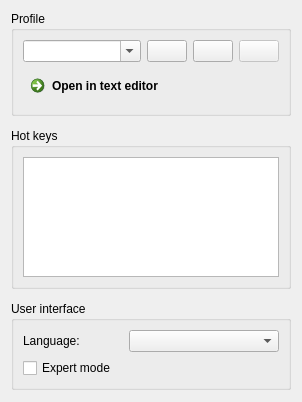
      <widget class="QWidget" name="tabProfiles">
       <property name="sizePolicy">
        <sizepolicy hsizetype="Fixed" vsizetype="Preferred">
         <horstretch>0</horstretch>
         <verstretch>0</verstretch>
        </sizepolicy>
       </property>
       <attribute name="title">
        <string>Profiles</string>
       </attribute>
       <layout class="QVBoxLayout" name="verticalLayout_6">
        <property name="spacing">
         <number>12</number>
        </property>
        <item>
         <widget class="QGroupBox" name="groupBox_Profiles">
          <property name="title">
           <string>Profile</string>
          </property>
          <layout class="QVBoxLayout" name="verticalLayout_5">
           <item>
            <layout class="QHBoxLayout" name="horizontalLayout_3">
             <item>
              <widget class="QComboBox" name="comboBox_Profiles">
               <property name="editable">
                <bool>true</bool>
               </property>
               <property name="insertPolicy">
                <enum>QComboBox::NoInsert</enum>
               </property>
              </widget>
             </item>
             <item>
              <widget class="QPushButton" name="pushButton_ProfileNew">
               <property name="enabled">
                <bool>true</bool>
               </property>
               <property name="sizePolicy">
                <sizepolicy hsizetype="Maximum" vsizetype="Fixed">
                 <horstretch>0</horstretch>
                 <verstretch>0</verstretch>
                </sizepolicy>
               </property>
               <property name="toolTip">
                <string>Add new profile</string>
               </property>
               <property name="text">
                <string/>
               </property>
               <property name="icon">
                <iconset resource="../res/LightpackResources.qrc">
                 <normaloff>:/icons/profile_new.png</normaloff>:/icons/profile_new.png</iconset>
               </property>
               <property name="iconSize">
                <size>
                 <width>16</width>
                 <height>16</height>
                </size>
               </property>
               <property name="checkable">
                <bool>false</bool>
               </property>
              </widget>
             </item>
             <item>
              <widget class="QPushButton" name="pushButton_ProfileResetToDefault">
               <property name="enabled">
                <bool>true</bool>
               </property>
               <property name="sizePolicy">
                <sizepolicy hsizetype="Maximum" vsizetype="Fixed">
                 <horstretch>0</horstretch>
                 <verstretch>0</verstretch>
                </sizepolicy>
               </property>
               <property name="toolTip">
                <string>Reset current profile to defaults</string>
               </property>
               <property name="text">
                <string/>
               </property>
               <property name="icon">
                <iconset resource="../res/LightpackResources.qrc">
                 <normaloff>:/icons/arrow_down_gray.png</normaloff>:/icons/arrow_down_gray.png</iconset>
               </property>
               <property name="iconSize">
                <size>
                 <width>16</width>
                 <height>16</height>
                </size>
               </property>
               <property name="checkable">
                <bool>false</bool>
               </property>
              </widget>
             </item>
             <item>
              <widget class="QPushButton" name="pushButton_DeleteProfile">
               <property name="enabled">
                <bool>false</bool>
               </property>
               <property name="sizePolicy">
                <sizepolicy hsizetype="Maximum" vsizetype="Fixed">
                 <horstretch>0</horstretch>
                 <verstretch>0</verstretch>
                </sizepolicy>
               </property>
               <property name="toolTip">
                <string>Delete profile</string>
               </property>
               <property name="text">
                <string/>
               </property>
               <property name="icon">
                <iconset resource="../res/LightpackResources.qrc">
                 <normaloff>:/icons/profile_delete.png</normaloff>:/icons/profile_delete.png</iconset>
               </property>
               <property name="iconSize">
                <size>
                 <width>16</width>
                 <height>16</height>
                </size>
               </property>
               <property name="checkable">
                <bool>false</bool>
               </property>
              </widget>
             </item>
            </layout>
           </item>
           <item>
            <widget class="QCommandLinkButton" name="commandLinkButton_OpenSettings">
             <property name="text">
              <string>Open in text editor</string>
             </property>
             <property name="checkable">
              <bool>false</bool>
             </property>
             <property name="description">
              <string/>
             </property>
            </widget>
           </item>
          </layout>
         </widget>
        </item>
        <item>
         <widget class="QGroupBox" name="groupBox_HotKeys">
          <property name="sizePolicy">
           <sizepolicy hsizetype="Preferred" vsizetype="Preferred">
            <horstretch>0</horstretch>
            <verstretch>0</verstretch>
           </sizepolicy>
          </property>
          <property name="title">
           <string>Hot keys</string>
          </property>
          <layout class="QVBoxLayout" name="verticalLayout_8">
           <item>
            <widget class="QTableWidget" name="tableWidget_Hotkeys">
             <property name="maximumSize">
              <size>
               <width>16777215</width>
               <height>120</height>
              </size>
             </property>
             <property name="font">
              <font>
               <family>MS Shell Dlg 2</family>
               <pointsize>8</pointsize>
              </font>
             </property>
             <property name="editTriggers">
              <set>QAbstractItemView::NoEditTriggers</set>
             </property>
             <property name="selectionMode">
              <enum>QAbstractItemView::SingleSelection</enum>
             </property>
             <property name="selectionBehavior">
              <enum>QAbstractItemView::SelectRows</enum>
             </property>
             <attribute name="horizontalHeaderDefaultSectionSize">
              <number>120</number>
             </attribute>
             <attribute name="horizontalHeaderHighlightSections">
              <bool>false</bool>
             </attribute>
             <attribute name="horizontalHeaderShowSortIndicator" stdset="0">
              <bool>false</bool>
             </attribute>
             <attribute name="verticalHeaderVisible">
              <bool>false</bool>
             </attribute>
            </widget>
           </item>
          </layout>
         </widget>
        </item>
        <item>
         <widget class="QGroupBox" name="groupBox_UserInterface">
          <property name="sizePolicy">
           <sizepolicy hsizetype="Preferred" vsizetype="Preferred">
            <horstretch>0</horstretch>
            <verstretch>0</verstretch>
           </sizepolicy>
          </property>
          <property name="layoutDirection">
           <enum>Qt::LeftToRight</enum>
          </property>
          <property name="title">
           <string>User interface</string>
          </property>
          <layout class="QVBoxLayout" name="verticalLayout_13">
           <property name="sizeConstraint">
            <enum>QLayout::SetDefaultConstraint</enum>
           </property>
           <item>
            <layout class="QHBoxLayout" name="horizontalLayout_4" stretch="0,0,0">
             <item>
              <widget class="QLabel" name="labelLanguage">
               <property name="sizePolicy">
                <sizepolicy hsizetype="Fixed" vsizetype="Preferred">
                 <horstretch>0</horstretch>
                 <verstretch>0</verstretch>
                </sizepolicy>
               </property>
               <property name="text">
                <string>Language:</string>
               </property>
               <property name="alignment">
                <set>Qt::AlignLeading|Qt::AlignLeft|Qt::AlignVCenter</set>
               </property>
              </widget>
             </item>
             <item>
              <spacer name="horizontalSpacer_5">
               <property name="orientation">
                <enum>Qt::Horizontal</enum>
               </property>
               <property name="sizeHint" stdset="0">
                <size>
                 <width>40</width>
                 <height>20</height>
                </size>
               </property>
              </spacer>
             </item>
             <item>
              <widget class="QComboBox" name="comboBox_Language">
               <property name="sizePolicy">
                <sizepolicy hsizetype="Preferred" vsizetype="Fixed">
                 <horstretch>0</horstretch>
                 <verstretch>0</verstretch>
                </sizepolicy>
               </property>
               <property name="minimumSize">
                <size>
                 <width>150</width>
                 <height>0</height>
                </size>
               </property>
               <property name="maximumSize">
                <size>
                 <width>150</width>
                 <height>16777215</height>
                </size>
               </property>
               <property name="sizeAdjustPolicy">
                <enum>QComboBox::AdjustToContentsOnFirstShow</enum>
               </property>
              </widget>
             </item>
            </layout>
           </item>
           <item>
            <widget class="QCheckBox" name="checkBox_ExpertModeEnabled">
             <property name="sizePolicy">
              <sizepolicy hsizetype="Fixed" vsizetype="Fixed">
               <horstretch>0</horstretch>
               <verstretch>0</verstretch>
              </sizepolicy>
             </property>
             <property name="text">
              <string>Expert mode</string>
             </property>
            </widget>
           </item>
          </layout>
         </widget>
        </item>
        <item>
         <spacer name="verticalSpacer_3">
          <property name="orientation">
           <enum>Qt::Vertical</enum>
          </property>
          <property name="sizeHint" stdset="0">
           <size>
            <width>20</width>
            <height>1</height>
           </size>
          </property>
         </spacer>
        </item>
       </layout>
      </widget>
